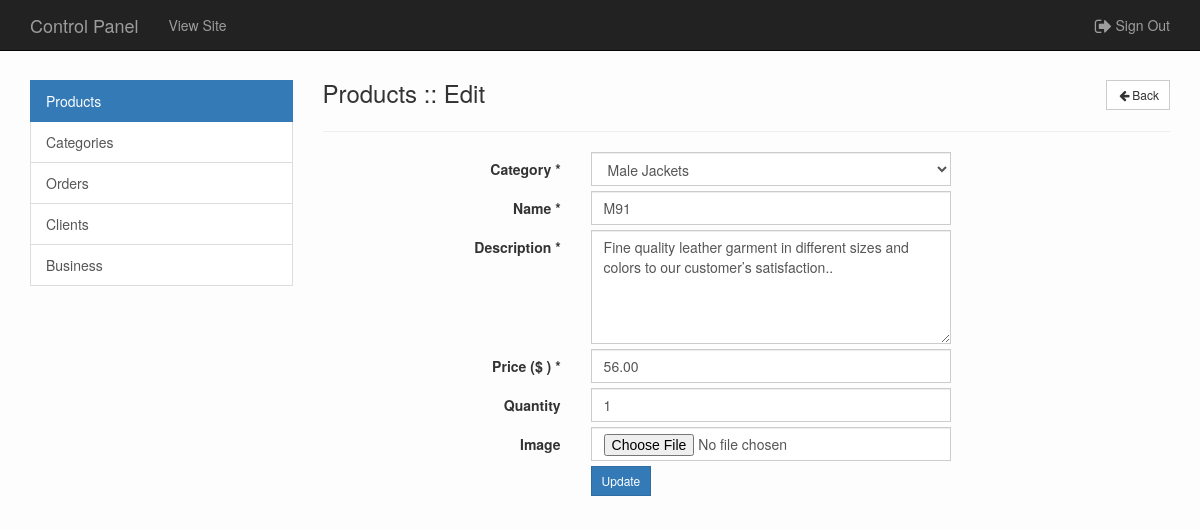
/admin/?page=products&action=edit&id=32 (signed in), run on the app's committed database.
### tables this page shows
CREATE TABLE `products` (
  `id` int NOT NULL AUTO_INCREMENT,
  `name` varchar(255) NOT NULL,
  `description` text NOT NULL,
  `price` decimal(8,2) NOT NULL,
  `date` timestamp NOT NULL DEFAULT CURRENT_TIMESTAMP,
  `category` int NOT NULL,
  `image` varchar(100) DEFAULT NULL,
  `qty` int NOT NULL,
  PRIMARY KEY (`id`),
  KEY `category` (`category`),
  CONSTRAINT `products_ibfk_1` FOREIGN KEY (`category`) REFERENCES `categories` (`id`) ON DELETE CASCADE ON UPDATE CASCADE
);

### classes/Core.php (called while the page is built, shortened)
<?php
class Core
{
    public function run(){
        require_once(Url::getPage());
    }
}

### admin/index.php (called while the page is built)
<?php
require_once('../inc/autoload.php');
$coreObj = new Core();
$coreObj->run();

### inc/autoload.php (called while the page is built, shortened)
<?php
spl_autoload_register(
    function($class_name){
    $class = explode('_', $class_name);
    $path = implode('/', $class) . '.php';
});

### classes/Database.php (called while the page is built, shortened)
<?php
class Database
{
    private $_host = 'localhost';
    private $_user = 'root';
    private $_password = 'admin123';
    private $_db_name = 'pinna';
    private $_conn = false;
    private $_stmt = false;
    public function connect()
    {
        $this->_conn = new mysqli($this->_host, $this->_user, $this->_password, $this->_db_name);
        if ($this->_conn->connect_errno) {
            die('Database Connection Failed: ' . $this->_conn->connect_error);
        } else {
            $this->_conn->set_charset('utf8');
        }
    }
    public function fetchAll($sql)
    {
        $result = $this->_conn->query($sql);
        if ($result->num_rows) {
            return $result->fetch_all(MYSQLI_ASSOC);
        }
        return null;
    }
    public function prepare($sql)
    {
        $this->_stmt = $this->_conn->stmt_init();
        $this->_stmt = $this->_conn->prepare($sql);
    }
    public function bind($type = null, $values = array())
    {
        if (!empty($type) && !empty($values)) {
            $params[] = &$type;
            $values = is_array($values) ? $values : array($values);
            for ($i = 0; $i < strlen($type); $i++) {
                $params[] = &$values[$i];
            }
            call_user_func_array(array($this->_stmt, 'bind_param'), $params);
        }
    }
    public function single()
    {
        if ($this->_stmt->execute()) {
            $result = $this->_stmt->get_result();
            return $result->fetch_assoc();
        }
    }
}

### classes/Application.php (called while the page is built, shortened)
<?php
class Application
{
    public function __construct()
    {
        $this->db = new Database();
    }
}

### classes/Catalog.php (called while the page is built, shortened)
<?php
class Catalog extends Application
{
    private $_categories_table = 'categories';
    private $_products_table = 'products';
    public function getCategories()
    {
        $sql = "SELECT * FROM $this->_categories_table ORDER BY name ASC;";
        return $this->db->fetchAll($sql);
    }
    public function getProduct($id)
    {
        $sql = "SELECT * FROM $this->_products_table WHERE id = ?;";
        $this->db->prepare($sql);
        $this->db->bind('i', array($id));
        return $this->db->single();
    }
}

### classes/Url.php (called while the page is built, shortened)
<?php
class Url
{
    public static function getParam($key){
        return (!empty($_GET[$key]))? $_GET[$key]: null;
    }
}

### classes/Form.php (called while the page is built, shortened)
<?php
class Form
{
    public function isPost($field = null)
    {
        if (!empty($field)){
            return false;
        } else {
            if (isset($_POST)){
                return true;
            }
            return false;
        }
    }
    public function stickySelect($field, $value, $default = null)
    {
        if ($this->isPost($field) && $this->getPost($field) == $value){
            return 'selected="selected"';
        } else {
            return (!empty($default) && $default == $value)? 'selected="selected"': null;
        }
    }
    public function stickyText($field, $value = null)
    {
        if ($this->isPost($field)){
            return stripslashes($this->getPost($field));
        } else {
            return (!empty($value))? $value: null;
        }
    }
}

### admin/pages/products/edit.php (the view, shortened to what this page needs)
<?php
$id = Url::getParam('id');
if (!empty($id)) {
    $catalogObj = new Catalog();
    $product = $catalogObj->getProduct($id);
    if (!empty($product)) {
        $categories = $catalogObj->getCategories();
        $formObj = new Form();
        require_once('templates/_header.php');
        ?>
        <div class="col-md-9 col-sm-8 col-xs-12">
            <div class="row">
                <div class="col-sm-8 col-xs-10">
                    <h3 class="media-heading">Products :: Edit</h3>
                </div>
                <div class="col-sm-4 col-xs-2">
                    <div class="btn-group btn-group-sm pull-right">
                        <?= Helper::getBackBtn(); ?>
                    </div>
                </div>
            </div>
            <hr>
            <div class="row">
                <div class="col-lg-offset-1 col-lg-8 col-md-10 col-sm-12">
                    <form action="" method="post" enctype="multipart/form-data" class="form-horizontal form-condensed">
                        <div class="form-group control-group">
                            <label for="category" class="col-sm-4 control-label">Category *</label>
                            <div class="col-sm-8">
                                <select name="category" id="category" class="form-control">
                                    <?php if (!empty($categories)) { ?>
                                        <?php foreach ($categories as $key => $category) { ?>
                                            <option
                                                value="<?= $category['id']; ?>" <?= $formObj->stickySelect('category', $category['id'], $product['category']); ?>>
                                                <?= htmlspecialchars($category['name']); ?>
                                            </option>
                                        <?php } ?>
                                    <?php } ?>
                                </select>
                            </div>
                        </div>
                        <div class="form-group control-group">
                            <label for="name" class="col-sm-4 control-label">Name *</label>
                            <div class="col-sm-8">
                                <input type="text" id="name" name="name" class="form-control"
                                       value="<?= $formObj->stickyText('name', $product['name']); ?>"/>
                            </div>
                        </div>
                        <div class="form-group control-group">
                            <label for="description" class="col-sm-4 control-label">Description *</label>
                            <div class="col-sm-8">
                                <textarea name="description" id="description" class="form-control" cols=""
                                          rows="5"><?= $formObj->stickyText('description', $product['description']); ?></textarea>
                            </div>
                        </div>
                        <div class="form-group control-group">
                            <label for="price" class="col-sm-4 control-label">Price (<?= Catalog::$_currency; ?>)
                                *</label>
                            <div class="col-sm-8">
                                <input type="text" min="0" name="price" id="price" class="form-control"
                                       value="<?= $formObj->stickyText('price', $product['price']); ?>"/>
                            </div>
                        </div>
                        <div class="form-group control-group">
                            <label for="qty" class="col-sm-4 control-label">Quantity </label>
                            <div class="col-sm-8">
                                <input type="number" min="0" name="qty" id="qty" class="form-control"
                                       value="<?= $formObj->stickyText('qty', $product['qty']); ?>"/>
                            </div>
                        </div>
                        <div class="form-group control-group">
                            <label for="image" class="col-sm-4 control-label">Image</label>
                            <div class="col-sm-8">
                                <input type="file" name="image" id="image" class="form-control">
                            </div>
                        </div>
                        <div class="form-group control-group">
                            <div class="col-sm-offset-4 col-sm-8">
                                <input type="submit" id="btn" class="btn btn-sm btn-primary" value="Update">
                            </div>
                        </div>
                    </form>
                </div>
            </div>
        </div>
        <?php require_once('templates/_footer.php');
    }
}
?>

### css/admin-custom.css (style rules this page uses)
body { background: #fdfdfd; padding-top: 80px; }
.form-control, .btn, .btn-group, .input-group-addon, .breadcrumb, .list-group-item { border-radius: 0 !important; }
.form-condensed .control-group { margin-top: 0; margin-bottom: 5px; }

### data on the page
products: name "M91", description "Fine quality leather garment in different sizes and colors to our customer’s satisfaction..", price "56.00", qty "1"

### other printed values
Catalog::$_currency "$"
form field category "Male Jackets"
